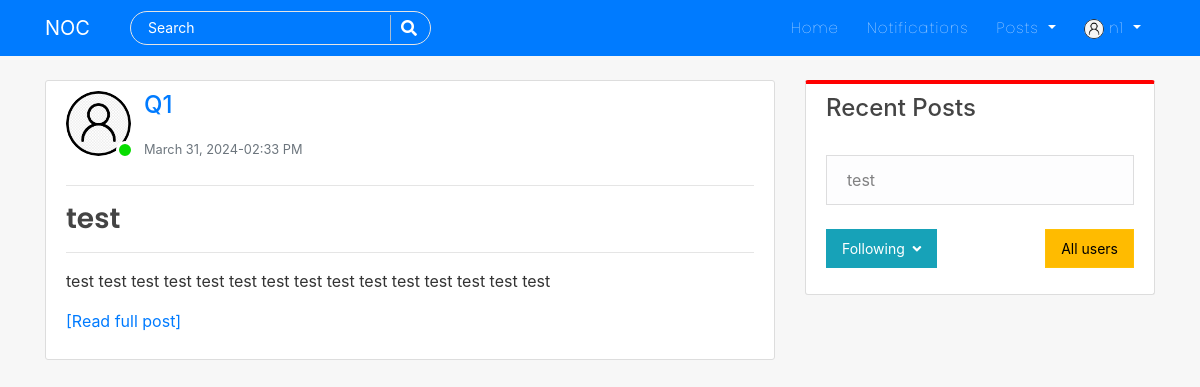
The page /feed/ (signed in) on the database its author committed.
### users/models.py (models this page shows, shortened)
class Profile(models.Model):
    USER_TYPE_CHOICES = (
        ('patient', 'Patient'),
        ('nurse', 'Nurse'),
    )
    user = models.OneToOneField(User, on_delete=models.CASCADE)
    is_online = models.BooleanField(default=False)
    following = models.ManyToManyField(User, related_name="following", blank=True)
    friends = models.ManyToManyField(User, related_name='my_friends', blank=True)
    bio = models.CharField(default="",blank=True,null=True,max_length=350)
    date_of_birth = models.CharField(blank=True,max_length=150)
    updated = models.DateTimeField(auto_now=True)
    created = models.DateTimeField(auto_now_add=True)
    image = models.ImageField(default='default.jpg', upload_to='profile_pics',blank=True, null=True)
    facebook_link = models.URLField(blank=True, null=True)
    twitter_link = models.URLField(blank=True, null=True)
    instagram_link = models.URLField(blank=True, null=True)
    linkedin_link = models.URLField(blank=True, null=True)
    user_type = models.CharField(max_length=10, choices=USER_TYPE_CHOICES,)
    is_available_for_emergencies = models.BooleanField(default=True)
    location = models.CharField(max_length=100,null=True)
    def profile_posts(self):
        return self.user.post_set.all()

### blog/models.py (models this page shows, shortened)
class Post(models.Model):
    title = models.CharField(max_length=150)
    content = RichTextField(blank=True, null=True)
    date_posted = models.DateTimeField(default=timezone.now)
    date_updated = models.DateTimeField(auto_now=True)
    author = models.ForeignKey(User, on_delete=models.CASCADE)
    likes = models.ManyToManyField(User, related_name="blogpost", blank=True)
    saves = models.ManyToManyField(User, related_name="blogsave", blank=True)

### blog/views.py (the view)
# urls.py: path('feed/', posts_of_following_profiles, name='posts-follow-view'),
@login_required
def posts_of_following_profiles(request):
    profile = Profile.objects.get(user = request.user)
    users = [user for user in profile.following.all()]
    posts = []
    qs = None
    for u in users:
        p = Profile.objects.get(user=u)
        p_posts = p.user.post_set.all()
        posts.append(p_posts)
    my_posts = profile.profile_posts()
    posts.append(my_posts)
    if len(posts)>0:
        qs = sorted(chain(*posts), reverse=True, key=lambda obj:obj.date_posted)
    paginator = Paginator(qs, 5)
    page = request.GET.get('page')
    try:
        posts_list = paginator.page(page)
    except PageNotAnInteger:
        posts_list = paginator.page(1)
    except EmptyPage:
        posts_list = paginator.page(paginator.num_pages)
    return render(request,'blog/feeds.html',{'profile':profile,'posts':posts_list})

### blog/templates/blog/feeds.html (shortened to what this page needs)
{% extends "blog/base.html" %}
{% block content %}
<div class="col-md-8">
    {% for post in posts %}
    <article class="content-section" style="overflow: auto;">
      <div class="media">
        <div class="img-cont3">
          <img class="rounded-circle article-img" src="{{post.author.profile.image.url}}" alt="image">
          {% if post.author.profile.is_online %}
              <span class="online-circle4"></span>
          {% else %}
              <span class="offline-circle4"></span>
          {% endif %}
        </div>
        <div class="media-body">
          <p>
            <a class="mr-2 h4" href="{% url 'profile-detail-view' post.author.pk %}">{{ post.author }}</a>
          </p>
          <small class="text-muted">{{ post.date_posted|date:"F d, Y-h:i A" }}</small>
        </div>
    </div>
    <hr>
    <h3><a class="article-title" href="{% url 'post-detail' post.id %}">{{ post.title }}</a></h3>
    <hr>
      <p class="article-content">{{ post.content|safe|linebreaks|truncatewords_html:"20" }}<a href="{% url 'post-detail' post.id %}">[Read full post]</a></p>
    </article>
    {% endfor %}
</div>
<div class="col-md-4">
  <div class="content-section" style="border-top: 4px solid red;">
    <h4>Recent Posts</h4>
    <br>
      <ul class="list-group">
          {% if posts.0 %}
            <a href="{% url 'post-detail' posts.0.pk %}"><li class="list-group-item list-group-item-light">{{ posts.0.title }}</li></a>
          {% else %}
            <span class="text-muted">Your Feed is empty</span>
          {% endif %}
      </ul>
      <br>
        <div>
          <a class="btn btn-info" data-toggle="collapse" href="#collapseExample" role="button" aria-expanded="false" aria-controls="collapseExample">Following &nbsp;<i class="fas fa-angle-down"></i></a>
          <a class="btn btn-warning float-right" href="{% url 'profile-list-view' %}">All users</a>
          <br>
      </div>
  </div>
</div>
{% endblock %}

### blog/templates/blog/navbar.html (shortened to what this page needs)
<nav class="navbar navbar-expand-lg navbar-dark bg-steel fixed-top">
    <div class="container">
      <a class="navbar-brand mr-4 pr-3" href="/">NOC</a>
      <div class="collapse navbar-collapse" id="navbarToggle">
        <div class="navbar-nav mr-auto">
          <div id="searchbar" >
            <form method="GET" action="/search">
              <input required name="query" id="search" type="text" placeholder="Search">
              <button class="search-btn" type="submit"><i class="fas fa-search"></i></button>
            </form>
          </div>
        </div>
        <div class="navbar-nav">
          <a class="nav-item nav-link" href="{% url 'blog-home' %}">Home</a>
          {% if user.is_authenticated %}
          <a class="nav-item nav-link" href="{% url 'show-notifications' %}">Notifications</a>
          <div class="dropdown">
            <a class="dropdown-toggle nav-link" href="#" role="button" id="dropdownMenuLink1" data-toggle="dropdown" aria-haspopup="true" aria-expanded="false">
              Posts
            </a>
          </div>
          {% endif %}
          {% if user.is_authenticated %}
            <div class="dropdown">
              <a class="dropdown-toggle nav-link" href="#" role="button" id="dropdownMenuLink2" data-toggle="dropdown" aria-haspopup="true" aria-expanded="false">
                <img class="rounded-circle" style="height: 20px; width: 20px;" src="{{user.profile.image.url}}" alt="">&nbsp;{{user|truncatechars:"10"}}
              </a>
            </div>
          {% else %}
            <a class="nav-item nav-link" href="{% url 'account_login' %}">Login</a>
            <a class="nav-item nav-link" href="{% url 'register' %}">Register</a>
          {% endif %}
        </div>
      </div>
    </div>
</nav>

### blog/static/blog/main.css (style rules this page uses)
body { background: #f7f7f7; color: #333333; margin-top: 5rem; scroll-behavior: smooth; }
h1, h2, h3, h4, h5, h6 { color: #444444; }
ul { margin: 0; }
.bg-steel { background: #007bff ; }
.site-header .navbar-nav .nav-link { color: #ffffff; font-family:'Poppins'; font-weight: 100; margin: 0px 6px; font-size: 15px; letter-spacing: 1px; }
.content-section { background: #ffffff; padding: 10px 20px; border: 1px solid #dddddd; border-radius: 3px; margin-bottom: 20px; }
.article-title { color: #444444; font-family: 'poppins'; font-weight: 600; }
.article-content { white-space: pre-line; }
.article-img { height: 65px; width: 65px; margin-right: 16px; }
.img-cont3 { height: 78px; width: 78px; position: relative; }
.online-circle4 { width: 18px; height: 18px; border-radius: 50%; background-color:#07dd00; border: 3px solid white; bottom: 10px; right: 10px; position: absolute; }
#searchbar form { width: auto; display: flex; flex-direction: row; border-radius: 50px; padding: 3px 15px; background-color: transparent; border: 1px solid #e4e4e4; margin-right: 10px; }
#searchbar form input::placeholder { color: #fff; font-size: 14px; }
#searchbar form input { border: none; outline: none; color: #fff; font-size: 15px; flex: 1; background-color:transparent; }
.search-btn { color:#fff; border: none; width: 25px; padding-left: 10px; border-left: 1px solid rgba(202, 202, 202, 0.829); outline: none; background-color: transparent; }
.search-btn i { font-size: 16px; }
.btn { border-radius: 0px; padding: 8px 15px; font-size: 14px; }
.btn-warning { background-color: rgb(255, 187, 0); color: rgb(0, 0, 0); }

### rows shown on the page
Post: author.profile.image (placeholder picture), author "Q1", date_posted "March 31, 2024-02:33 PM", title "test", content "test test test test test test test test test test test test test test test"

### other values the page prints
{{ user|truncatechars:"10" }} "n1"
